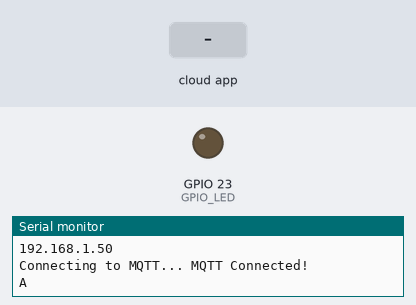
This sketch was run on a simulated ESP32. Parts: output pins drawn as LEDs (lit = HIGH), the last lines printed to the serial monitor. The test bench sets the inputs (shaded band). WiFi joins after 1.5 s; servers stay silent unless stated; no MQTT or app messages arrive unless stated.

Above: at 2.7 s.
2.8 s: the phone or cloud app sets light to 0
At 3.5 s:
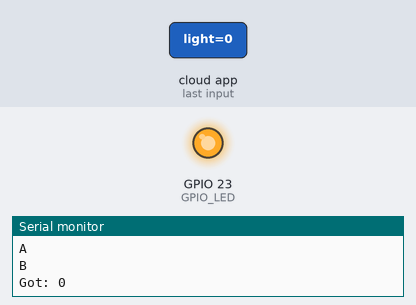
4.3 s: the phone or cloud app sets light to 1
At 4.9 s:
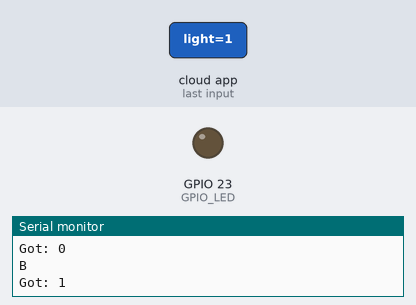
Timing chart, 0 to 7.3 s (numbered marks = the images above; inputs shaded):
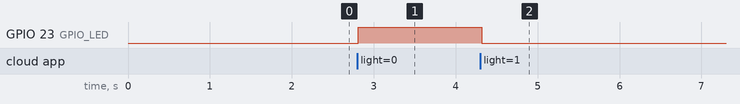

Measured:
- after the input at 2.8 s, GPIO 23 (GPIO_LED): LOW → HIGH at once
- after the input at 4.3 s, GPIO 23 (GPIO_LED): HIGH → LOW at once

The sketch:

adafruit_mqtt.ino
```cpp
/****************************************************/
//#include "ESP8266WiFi.h"
#include "WiFi.h"
#include "Adafruit_MQTT.h"
#include "Adafruit_MQTT_Client.h"
#include "DHT.h"

/************************* LED *********************************************/
#define GPIO_LED    23
//#define B_LED    0
//#define R_LED    4

/*********************** DHT11 **********************************************/

#define DHTPIN 5 // what digital pin we're connected to
#define DHTTYPE DHT11 // DHT 11
DHT dht(DHTPIN, DHTTYPE);

/************************* WiFi Access Point *********************************/

#define WLAN_SSID  "TP-Link_B4D0"
#define WLAN_PASS  "0937945797"

/************************* Adafruit.io Setup *********************************/

#define AIO_SERVER "io.adafruit.com"
#define AIO_SERVERPORT 1883 // use 1883 for SSL
#define AIO_USERNAME "ychsu"
#define AIO_KEY "aio_Fahs15SpkiXY2BzI3lHaUaLiWG4o"

/************ Global State (you don't need to change this!) ******************/

// Create an ESP8266 WiFiClient class to connect to the MQTT server.
WiFiClient client;
// or... use WiFiFlientSecure for SSL
//WiFiClientSecure client;

// Setup the MQTT client class by passing in the WiFi client and MQTT server and login details.
Adafruit_MQTT_Client mqtt(&client, AIO_SERVER, AIO_SERVERPORT, AIO_USERNAME, AIO_KEY);

/****************************** Feeds ***************************************/

// Setup a feed called 'photocell' for publishing.
// Notice MQTT paths for AIO follow the form: /feeds/
//Adafruit_MQTT_Publish Humidity = Adafruit_MQTT_Publish(&mqtt, AIO_USERNAME "/feeds/Humidity");
//Adafruit_MQTT_Publish Temperature = Adafruit_MQTT_Publish(&mqtt, AIO_USERNAME "/feeds/Temperature");
// Setup a feed called 'onoff' for subscribing to changes.
Adafruit_MQTT_Subscribe onoffbutton = Adafruit_MQTT_Subscribe(&mqtt, AIO_USERNAME "/feeds/light");

/*************************** Sketch Code ************************************/

// Bug workaround for Arduino 1.6.6, it seems to need a function declaration
// for some reason (only affects ESP8266, likely an arduino-builder bug).
void MQTT_connect();

void setup() {
Serial.begin(115200);
//dht.begin();
delay(10);

Serial.println(F("Adafruit MQTT demo"));

// Connect to WiFi access point.
Serial.println(); Serial.println();
Serial.print("Connecting to ");
Serial.println(WLAN_SSID);

WiFi.begin(WLAN_SSID, WLAN_PASS);
while (WiFi.status() != WL_CONNECTED) {
delay(500);
Serial.print(".");
}
Serial.println();

Serial.println("WiFi connected");
Serial.println("IP address: "); Serial.println(WiFi.localIP());

// Setup MQTT subscription for onoff feed.
mqtt.subscribe(&onoffbutton);
pinMode(GPIO_LED, OUTPUT);
//digitalWrite(GPIO_LED, HIGH);
//digitalWrite(B_LED, HIGH);
//digitalWrite(R_LED, HIGH);

}

//uint32_t x=0;
//uint32_t y=0;
void loop() {
// Ensure the connection to the MQTT server is alive (this will make the first
// connection and automatically reconnect when disconnected). See the MQTT_connect
// function definition further below.
  MQTT_connect();

// this is our 'wait for incoming subscription packets' busy subloop
// try to spend your time here

  Adafruit_MQTT_Subscribe *subscription;
  Serial.println("A");
  while ((subscription = mqtt.readSubscription(5000))) {
    Serial.println("B");
      if (subscription == &onoffbutton) {
        Serial.print(F("Got: "));
        Serial.println((char *)onoffbutton.lastread);
        if( *onoffbutton.lastread == '1') {
            digitalWrite(GPIO_LED, LOW);
        }
        else if( *onoffbutton.lastread == '0') {
          digitalWrite(GPIO_LED, HIGH);
        }
      }
    }

// Now we can publish stuff!
/*float h = dht.readHumidity();
Serial.print(F("\nHumidity : "));
Serial.print(h);
Serial.print("%");
if (! Humidity.publish(h)) {
Serial.println(F("\nSending Humidty is Failed"));
} else {
Serial.println(F("\nSending Humidty is OK!"));
}

//
float t = dht.readTemperature();
float hic = dht.computeHeatIndex(t, h, false);
Serial.print(F("\nTemperature : "));
Serial.print(hic);
Serial.print("*C");
if (! Temperature.publish(hic)) {
Serial.println(F("\nSending Temperature is Failed"));
} else {
Serial.println(F("\nSending Temperature is OK!"));
}
*/
// ping the server to keep the mqtt connection alive
// NOT required if you are publishing once every KEEPALIVE seconds
/*
if(! mqtt.ping()) {
mqtt.disconnect();
}
*/
}

// Function to connect and reconnect as necessary to the MQTT server.
// Should be called in the loop function and it will take care if connecting.
void MQTT_connect() {
  int8_t ret;

// Stop if already connected.
  if (mqtt.connected()) {
    return;
  }

  Serial.print("Connecting to MQTT... ");

  uint8_t retries = 3;
  while ((ret = mqtt.connect()) != 0) { // connect will return 0 for connected
    Serial.println(mqtt.connectErrorString(ret));
    Serial.println("Retrying MQTT connection in 5 seconds...");
    mqtt.disconnect();
    delay(5000); // wait 5 seconds
    retries--;
    if (retries == 0) {
    // basically die and wait for WDT to reset me
      while (1);
    }
  }
  Serial.println("MQTT Connected!");
}
```
